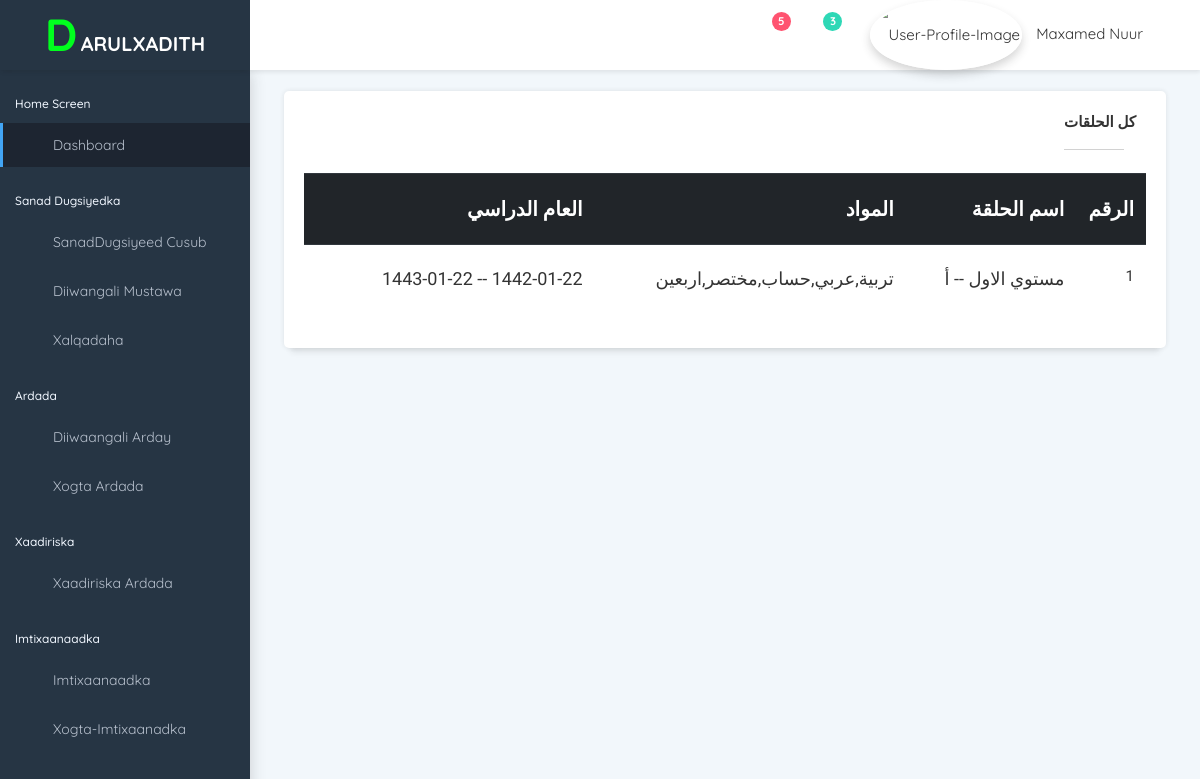
The page /imtixanka_xalqadaha/ on the database as committed earlier.
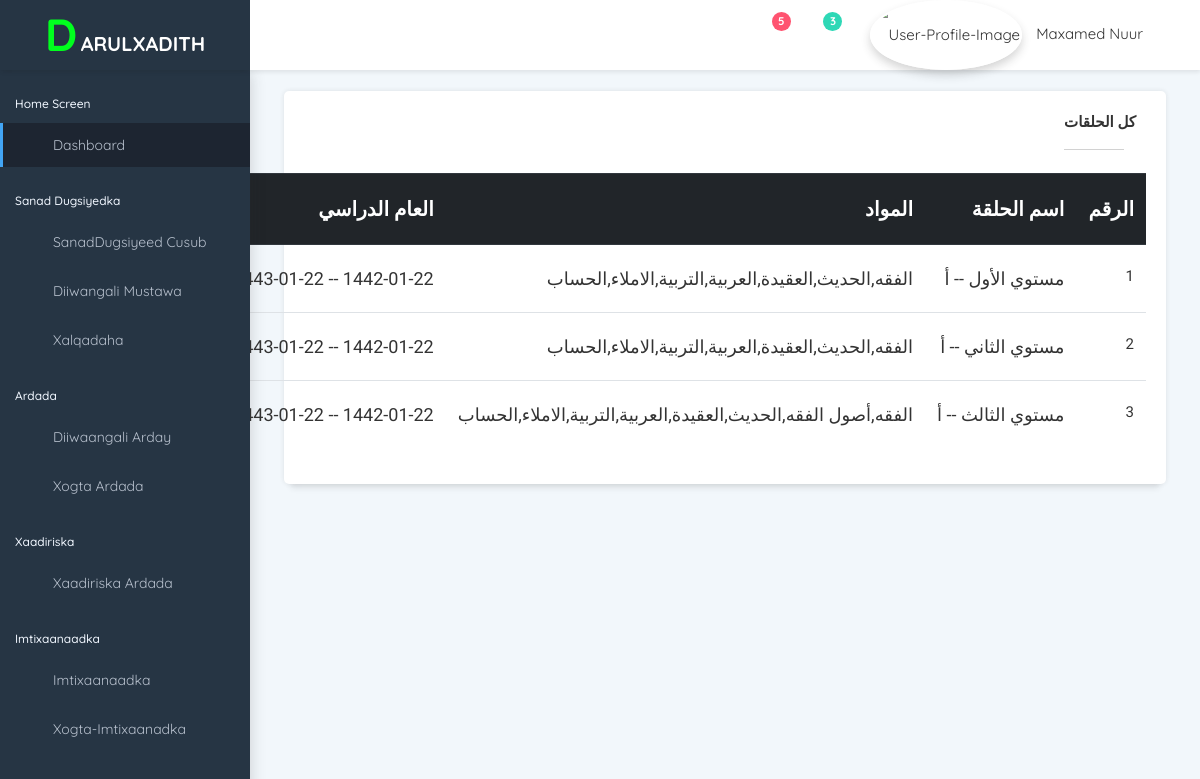
The same page on the database as committed later.
### darulxadith_system/models.py (models this page shows)
class Xalqada(models.Model):
    mustawaha=models.ForeignKey(Mustawaha,on_delete=models.CASCADE)
    magacaXalqada=models.CharField(max_length=255)
    def __str__(self) -> str:
        return str(self.mustawaha) +" -- "+ self.magacaXalqada

class Mustawaha(models.Model):
    magacaMustawaha=models.CharField(max_length=100)
    sanadDugsiyeedka=models.ForeignKey(SanadDugsiyeedka,on_delete=models.CASCADE)
    maadoyinka=models.CharField(max_length=1000)
    def __str__(self) -> str:
        return self.magacaMustawaha

class SanadDugsiyeedka(models.Model):
    taariikhdaBillowgaHijri = models.CharField(max_length=10)
    taariikhdaDhamaadkaHijri = models.CharField(max_length=10)
    taariikhdaBillowgaMiladi=models.CharField(max_length=10)
    taariikhdaDhamaadkaMIladi=models.CharField(max_length=10)
    def __str__(self):
        return str(self.taariikhdaBillowgaHijri)+" -- "+str(self.taariikhdaDhamaadkaHijri)

### darulxadith_system/views.py (the view)
# urls.py: path('imtixanka_xalqadaha/',views.imtixankaXalqadaha),
def imtixankaXalqadaha(request):
    data={
        'xalqadaha':Xalqada.objects.all()
    }
    return render(request,'darulxadith_pr/imtixanka_xalqadaha.html',data)

### templates/darulxadith_pr/imtixanka_xalqadaha.html (shortened to what this page needs)
{% extends 'base.html' %}
{% load jalali_tags %}
{% load static %}
{% block content %}
<div class="pcoded-content" dir="rtl" style="text-align: right; font-family: 'Amiri', serif;">
    <div class="pcoded-inner-content">
        <div class="main-body">
            <div class="page-wrapper">
                <div class="page-body">
                    <div class="row">
                        <div class="col-sm-12">
                            <div class="card">
                                <div class="card-header">
                                    <h5 style="font-family: 'Amiri', serif;">كل الحلقات</h5>
                                </div>
                                <div class="card-block">
                                    <table class="table table-hover">
                                        <thead class="thead-dark">
                                            <th width="10px"style="font-size: 20px;" >الرقم</th>
                                            <th style="font-size: 20px;">اسم الحلقة</th>
                                            <th style="font-size: 20px;">المواد</th>
                                            <th style="font-size: 20px;">العام الدراسي</th>
                                            <th width='10px' ></th>
                                        </thead>
                                        <tbody>
                                            {% for xalqada in xalqadaha %}
                                            <tr onclick="location.href='/imtixanka_xalqadaan/{{xalqada.mustawaha}}/{{xalqada.magacaXalqada}} '" >
                                                 <td>{{ forloop.counter }}</td>
                                                <td style="font-size: 18px;" >{{ xalqada }}</td>
                                                <td style="font-size: 18px;" >{{ xalqada.mustawaha.maadoyinka }}</td>
                                                <td style="font-size: 18px;" >{{ xalqada.mustawaha.sanadDugsiyeedka }}</td>
                                            </tr>
                                            {% endfor %}
                                        </tbody>
                                    </table>
                                </div>
                            </div>
                        </div>
                    </div>
                </div>
            </div>
        </div>
    </div>
</div>
{% endblock %}

Rows that differ between the two databases and show on the page:
changed through a linked row, Xalqada: mustawaha+magacaXalqada "مستوي الاول -- أ" → "مستوي الأول -- أ"; mustawaha.maadoyinka "تربية,عربي,حساب,مختصر,اربعين" → "الفقه,الحديث,العقيدة,العربية,التربية,الاملاء,الحساب"
added Xalqada: mustawaha+magacaXalqada "مستوي الثاني -- أ", mustawaha.maadoyinka "الفقه,الحديث,العقيدة,العربية,التربية,الاملاء,الحساب", mustawaha.sanadDugsiyeedka "1442-01-22 -- 1443-01-22"
added Xalqada: mustawaha+magacaXalqada "مستوي الثالث -- أ", mustawaha.maadoyinka "الفقه,أصول الفقه,الحديث,العقيدة,العربية,التربية,الاملاء,الحساب", mustawaha.sanadDugsiyeedka "1442-01-22 -- 1443-01-22"
